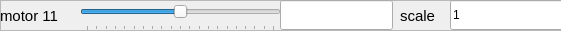
  <widget class="QFrame" name="frame_12">
   <property name="geometry">
    <rect>
     <x>10</x>
     <y>360</y>
     <width>561</width>
     <height>31</height>
    </rect>
   </property>
   <property name="frameShape">
    <enum>QFrame::StyledPanel</enum>
   </property>
   <property name="frameShadow">
    <enum>QFrame::Raised</enum>
   </property>
   <widget class="QLabel" name="name_12">
    <property name="geometry">
     <rect>
      <x>0</x>
      <y>0</y>
      <width>81</width>
      <height>31</height>
     </rect>
    </property>
    <property name="font">
     <font>
      <pointsize>11</pointsize>
      <weight>50</weight>
      <italic>false</italic>
      <bold>false</bold>
     </font>
    </property>
    <property name="text">
     <string>motor 11</string>
    </property>
   </widget>
   <widget class="QSlider" name="motor_setPoint_slider_11">
    <property name="geometry">
     <rect>
      <x>80</x>
      <y>0</y>
      <width>201</width>
      <height>31</height>
     </rect>
    </property>
    <property name="toolTip">
     <string extracomment="slider to move change set point for this motor"/>
    </property>
    <property name="minimum">
     <number>-100</number>
    </property>
    <property name="maximum">
     <number>100</number>
    </property>
    <property name="value">
     <number>0</number>
    </property>
    <property name="orientation">
     <enum>Qt::Horizontal</enum>
    </property>
    <property name="tickPosition">
     <enum>QSlider::TicksBelow</enum>
    </property>
    <property name="tickInterval">
     <number>10</number>
    </property>
   </widget>
   <widget class="QLineEdit" name="motor_setPoint_11">
    <property name="geometry">
     <rect>
      <x>280</x>
      <y>0</y>
      <width>113</width>
      <height>30</height>
     </rect>
    </property>
    <property name="text">
     <string extracomment="manually change set point here"/>
    </property>
    <property name="readOnly">
     <bool>true</bool>
    </property>
   </widget>
   <widget class="QLabel" name="scale_12">
    <property name="geometry">
     <rect>
      <x>400</x>
      <y>0</y>
      <width>41</width>
      <height>31</height>
     </rect>
    </property>
    <property name="font">
     <font>
      <pointsize>11</pointsize>
      <weight>50</weight>
      <italic>false</italic>
      <bold>false</bold>
     </font>
    </property>
    <property name="text">
     <string>scale</string>
    </property>
   </widget>
   <widget class="QLineEdit" name="motor_scale_11">
    <property name="geometry">
     <rect>
      <x>450</x>
      <y>0</y>
      <width>113</width>
      <height>30</height>
     </rect>
    </property>
    <property name="text">
     <string extracomment="use this to scale the slider (-100,100)">1</string>
    </property>
    <property name="readOnly">
     <bool>false</bool>
    </property>
   </widget>
  </widget>
